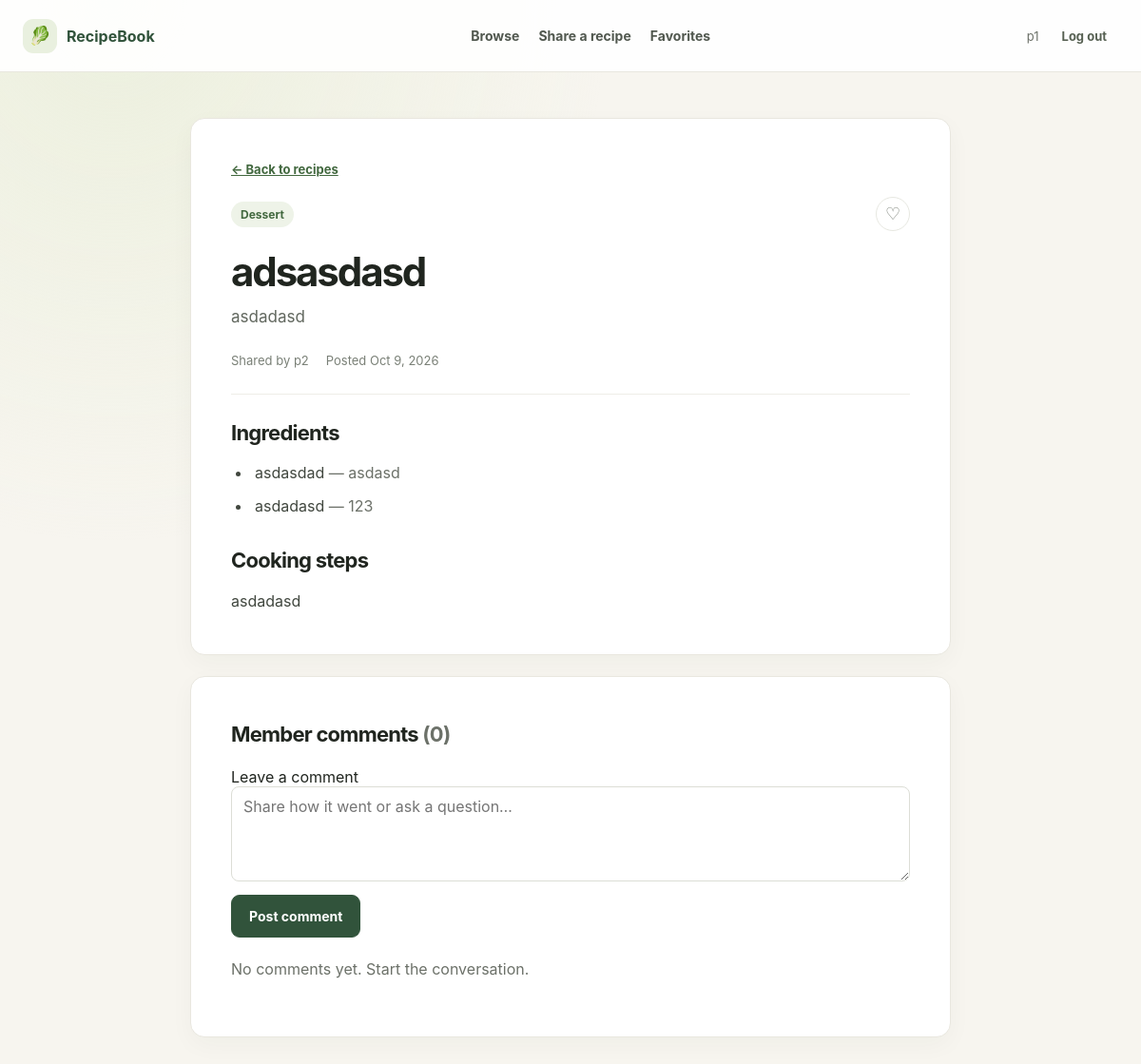
The app's page /recipe.php?id=5 (signed in) with its own data.
### tables this page shows
CREATE TABLE `recipes` (
  `id` int(11) NOT NULL,
  `user_id` int(11) NOT NULL,
  `category_id` int(11) NOT NULL,
  `title` varchar(200) NOT NULL,
  `description` text DEFAULT NULL,
  `instructions` longtext NOT NULL,
  `created_at` timestamp NOT NULL DEFAULT current_timestamp(),
  `updated_at` timestamp NOT NULL DEFAULT current_timestamp() ON UPDATE current_timestamp(),
  `is_edited` tinyint(1) NOT NULL DEFAULT 0
);

CREATE TABLE `categories` (
  `id` int(11) NOT NULL,
  `name` varchar(80) NOT NULL
);

CREATE TABLE `users` (
  `id` int(11) NOT NULL,
  `password` varchar(255) NOT NULL,
  `username` varchar(255) NOT NULL,
  `email` varchar(255) NOT NULL
);

CREATE TABLE `ingredients` (
  `id` int(11) NOT NULL,
  `recipe_id` int(11) NOT NULL,
  `ingredient_name` varchar(200) NOT NULL,
  `amount` varchar(100) DEFAULT NULL
);

### recipe.php (the view, shortened to what this page needs)
<?php
require_once __DIR__ . '/app.php';
$userId = require_member();
$recipeId = filter_input(INPUT_GET, 'id', FILTER_VALIDATE_INT);
$recipeQuery = $pdo->prepare(
    'SELECT r.*, u.username, c.name AS category_name,
            EXISTS(
                SELECT 1 FROM favorites f WHERE f.user_id = :user_id AND f.recipe_id = r.id
            ) AS is_favorite
     FROM recipes r
     JOIN users u ON u.id = r.user_id
     JOIN categories c ON c.id = r.category_id
     WHERE r.id = :recipe_id'
);
$recipeQuery->execute(['user_id' => $userId, 'recipe_id' => $recipeId]);
$recipe = $recipeQuery->fetch(PDO::FETCH_ASSOC);
$ingredientQuery = $pdo->prepare(
    'SELECT ingredient_name, amount FROM ingredients WHERE recipe_id = :recipe_id ORDER BY id'
);
$ingredientQuery->execute(['recipe_id' => $recipeId]);
$ingredients = $ingredientQuery->fetchAll(PDO::FETCH_ASSOC);
$commentQuery = $pdo->prepare(
    'SELECT c.id, c.user_id, c.content, c.created_at, c.updated_at, c.is_edited, u.username
     FROM comments c
     JOIN users u ON u.id = c.user_id
     WHERE c.recipe_id = :recipe_id
     ORDER BY c.created_at DESC, c.id DESC'
);
$commentQuery->execute(['recipe_id' => $recipeId]);
$comments = $commentQuery->fetchAll(PDO::FETCH_ASSOC);
?>
<article class="recipe-detail">
    <section class="panel">
        <a class="text-button" href="index.php">← Back to recipes</a>
        <div class="recipe-card-top" style="margin-top: 20px">
            <span class="category-pill"><?= escape_html($recipe['category_name']) ?></span>
            <button
                class="favorite-button"
                type="button"
                data-favorite-button
                data-recipe-id="<?= escape_html($recipe['id']) ?>"
                data-csrf-token="<?= escape_html(csrf_token()) ?>"
                aria-pressed="<?= $recipe['is_favorite'] ? 'true' : 'false' ?>"
                aria-label="<?= $recipe['is_favorite'] ? 'Remove from favorites' : 'Add to favorites' ?>"
            ><?= $recipe['is_favorite'] ? '♥' : '♡' ?></button>
        </div>
        <h1><?= escape_html($recipe['title']) ?></h1>
        <p class="recipe-description"><?= escape_html($recipe['description'] ?: '') ?></p>
        <div class="detail-meta">
            <span>Shared by <?= escape_html($recipe['username']) ?></span>
            <time datetime="<?= escape_html($recipe['created_at']) ?>">Posted <?= escape_html(date('M j, Y', strtotime($recipe['created_at']))) ?></time>
        </div>
        <hr style="margin: 27px 0; border: 0; border-top: 1px solid #eeede8">
        <h2>Ingredients</h2>
        <?php if ($ingredients === []): ?>
            <p class="muted">No ingredients listed.</p>
        <?php else: ?>
            <ul class="ingredient-list-read">
                <?php foreach ($ingredients as $ingredient): ?>
                    <li>
                        <?= escape_html($ingredient['ingredient_name']) ?>
                        <?php if ($ingredient['amount'] !== null && $ingredient['amount'] !== ''): ?>
                            <span class="muted"> — <?= escape_html($ingredient['amount']) ?></span>
                        <?php endif; ?>
                    </li>
                <?php endforeach; ?>
            </ul>
        <?php endif; ?>
        <h2 style="margin-top: 30px">Cooking steps</h2>
        <div class="instructions"><?= escape_html($recipe['instructions']) ?></div>
    </section>
    <section class="panel" id="comments">
        <h2>Member comments <span class="muted">(<?= count($comments) ?>)</span></h2>
        <form class="comment-form" action="RecipeController.php" method="post">
            <label class="field" for="new-comment">
                Leave a comment
                <textarea id="new-comment" name="content" maxlength="5000" placeholder="Share how it went or ask a question…" required></textarea>
            </label>
            <div><button class="button" type="submit">Post comment</button></div>
        </form>
        <?php if ($comments !== []): ?>
            <div class="comments" style="margin-top: 22px">
                <?php foreach ($comments as $comment): ?>
                    <article class="comment">
                        <div class="comment-top">
                            <span class="comment-author"><?= escape_html($comment['username']) ?></span>
                            <time class="comment-date" datetime="<?= escape_html($comment['created_at']) ?>"><?= escape_html(date('M j, Y', strtotime($comment['created_at']))) ?></time>
                            <?php if ((bool) $comment['is_edited']): ?>
                                <span class="edited-label">Edited</span>
                            <?php endif; ?>
                        </div>
                        <?php if ((int) $comment['user_id'] === $userId): ?>
                            <form class="comment-form" action="RecipeController.php" method="post">
                                <input type="hidden" name="csrf_token" value="<?= escape_html(csrf_token()) ?>">
                                <input type="hidden" name="action" value="comment_update">
                                <input type="hidden" name="recipe_id" value="<?= escape_html($recipe['id']) ?>">
                                <input type="hidden" name="comment_id" value="<?= escape_html($comment['id']) ?>">
                                <textarea name="content" maxlength="5000" aria-label="Edit your comment" required><?= escape_html($comment['content']) ?></textarea>
                                <div class="comment-tools">
                                    <button class="text-button" type="submit">Save edit</button>
                                </div>
                            </form>
                            <form class="inline-form" action="RecipeController.php" method="post" onsubmit="return confirm('Delete your comment?');">
                                <input type="hidden" name="csrf_token" value="<?= escape_html(csrf_token()) ?>">
                                <input type="hidden" name="action" value="comment_delete">
                                <input type="hidden" name="recipe_id" value="<?= escape_html($recipe['id']) ?>">
                                <input type="hidden" name="comment_id" value="<?= escape_html($comment['id']) ?>">
                                <button class="text-button danger" type="submit">Delete comment</button>
                            </form>
                        <?php else: ?>
                            <p class="comment-content"><?= escape_html($comment['content']) ?></p>
                        <?php endif; ?>
                    </article>
                <?php endforeach; ?>
            </div>
        <?php else: ?>
            <p class="muted" style="margin-top: 20px">No comments yet. Start the conversation.</p>
        <?php endif; ?>
    </section>
</article>

### app.css (style rules this page uses)
:root { color-scheme: light; font-family: Inter, ui-sans-serif, system-ui, -apple-system, BlinkMacSystemFont, "Segoe UI", sans-serif; color: #20251f; background: #f7f5ef; font-synthesis: none; text-rendering: optimizeLegibility; }
* { box-sizing: border-box; }
body { min-width: 320px; min-height: 100vh; margin: 0; background: radial-gradient(ellipse at 10% 0, rgba(230, 237, 212, 0.65), transparent 34%), #f7f5ef; }
a { color: #31533b; }
h1, h2, h3, p { margin-top: 0; }
h1 { margin-bottom: 8px; font-size: clamp(30px, 5vw, 42px); letter-spacing: -0.05em; }
h2 { margin-bottom: 16px; font-size: 22px; letter-spacing: -0.035em; }
.muted { color: #6c7169; line-height: 1.65; }
.button { min-height: 45px; display: inline-flex; align-items: center; justify-content: center; gap: 8px; padding: 0 18px; border: 1px solid #31533b; border-radius: 9px; background: #31533b; color: white; font: inherit; font-size: 14px; font-weight: 700; text-decoration: none; cursor: pointer; transition: background 140ms ease, border-color 140ms ease, transform 140ms ease; }
.field { min-width: 0; }
.field input, .field select, .field textarea, .search-box input, .comment-form textarea { width: 100%; min-height: 44px; padding: 10px 12px; border: 1px solid #dcded6; border-radius: 8px; background: #fff; color: #20251f; font: inherit; }
.field textarea, .comment-form textarea { min-height: 135px; resize: vertical; }
.recipe-card, .panel { border: 1px solid #e9e7df; border-radius: 15px; background: #fff; box-shadow: 0 8px 26px rgba(39, 48, 35, 0.035); }
.recipe-card-top, .recipe-meta, .recipe-actions, .comment-top { display: flex; align-items: center; justify-content: space-between; gap: 12px; }
.category-pill { display: inline-flex; align-items: center; min-height: 27px; padding: 0 10px; border-radius: 999px; background: #eef3e8; color: #42683f; font-size: 12px; font-weight: 700; }
.favorite-button { min-width: 36px; min-height: 36px; display: inline-grid; place-items: center; border: 1px solid #e7e8e1; border-radius: 50%; background: #fff; color: #777d74; font-size: 18px; cursor: pointer; }
.empty-state, .panel { padding: 26px; }
.panel { margin-bottom: 22px; }
.recipe-detail { max-width: 800px; margin: 0 auto; }
.recipe-detail > .panel { padding: clamp(24px, 5vw, 42px); }
.recipe-detail h1 { margin-top: 17px; }
.recipe-description { margin: 0 0 23px; color: #62685f; font-size: 17px; line-height: 1.7; }
.detail-meta { display: flex; flex-wrap: wrap; gap: 10px 18px; color: #7a8077; font-size: 13px; }
.ingredient-list-read { display: grid; gap: 9px; padding-left: 22px; color: #41473f; }
.ingredient-list-read li { padding-left: 3px; line-height: 1.5; }
.instructions { color: #41473f; line-height: 1.8; white-space: pre-line; }
.text-button { padding: 0; border: 0; background: transparent; color: #42683f; font: inherit; font-size: 13px; font-weight: 700; cursor: pointer; }
.comment-form { display: grid; gap: 10px; }
.comment-form textarea { min-height: 100px; resize: vertical; }

### records on screen
recipes: category.name "Dessert", title "adsasdasd", description "asdadasd", user.username "p2", created_at "Oct 9, 2026", instructions "asdadasd"
ingredients: ingredient_name "asdasdad", amount "asdasd"
ingredients: ingredient_name "asdadasd", amount "123"

### other values on screen
$username "p1"
count($comments) "0"
